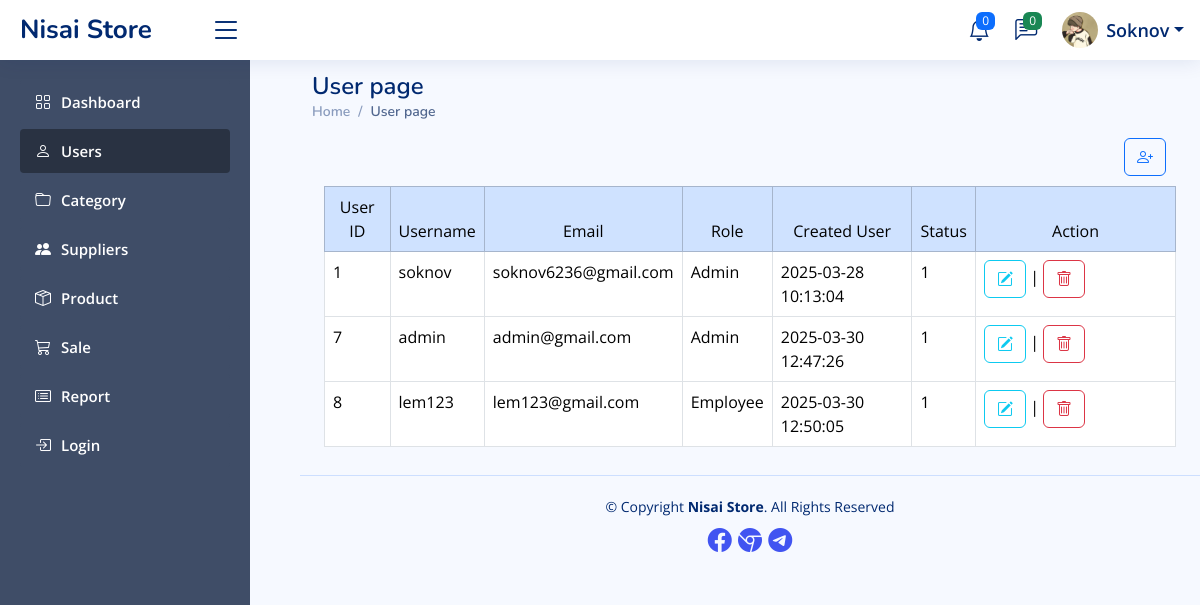
The page /Project/Admin/users.php (signed in) on the database its author committed.
### tables this page shows
CREATE TABLE `users` (
  `id` int(11) NOT NULL,
  `username` varchar(50) NOT NULL,
  `email` varchar(100) NOT NULL,
  `password` varchar(255) NOT NULL,
  `created_at` timestamp NOT NULL DEFAULT current_timestamp(),
  `role` enum('admin','employee') DEFAULT 'employee',
  `status` tinyint(1) DEFAULT 1 COMMENT '1=Active, 0=Inactive'
);

### Project/Admin/users.php (the view, shortened to what this page needs)
<?php include('include/header.php') ?>
<?php include('include/sidebar.php'); ?>
<main id="main" class="main">
  <section>
    <div class="pagetitle">
      <h1>User page</h1>
      <nav>
        <ol class="breadcrumb">
          <li class="breadcrumb-item"><a href="index.php">Home</a></li>
          <li class="breadcrumb-item active">User page</li>
        </ol>
      </nav>
    </div>
  </section>
  <section>
    <div class="container">
      <div align="right" style="margin: 10px;">
        <a href="#" class="btn btn-outline-primary" id="userAdd"><i class="bi bi-person-plus"></i></a>
      </div>
      <table class="table table-bordered" id="tbluser">
      <thead>
        <tr class="table-primary" align="center">
          <td>User ID</td>
          <td>Username</td>
          <td>Email</td>
          <td>Role</td>
          <td>Created User</td>
          <td>Status</td>
          <td width="200px">Action</td>
        </tr>
      </thead>
        <tbody>
          <?php
          $sql = "SELECT * FROM users";
          $result = $conn->query($sql);
          if ($result->num_rows > 0) {
            while ($row = $result->fetch_assoc()) {
              echo "<tr>
                      <td>{$row['id']}</td>
                      <td>{$row['username']}</td>
                      <td>{$row['email']}</td>
                      <td>" . ucfirst($row['role']) . "</td>
                      <td>{$row['created_at']}</td>
                      <td>{$row['status']}</td>
                      <td>
                        <a href='#' class='edit btn btn-outline-info'><i class='bi bi-pencil-square'></i></a> |
                        <a href='#' class='del btn btn-outline-danger'><i class='bi bi-trash'></i></a>
                      </td>
                    </tr>";
            }
          }
          ?>
        </tbody>
      </table>
    </div>
  </section>
  <div id="alertContainer" class="position-fixed top-0 start-0 end-0 p-3" style="z-index: 1050;">
  </div>
</main>
<?php include('include/footer.php') ?>

### Project/assets/css/style.css (style rules this page uses)
:root { scroll-behavior: smooth; }
body { font-family: "Open Sans", Arial, sans-serif; background: #f6f9ff; color: #444444; }
a { color: #4154f1; text-decoration: none; }
h1, h2, h3, h4, h5, h6 { font-family: "Nunito", sans-serif; }
#main { margin-top: 60px; padding: 1%; transition: all 0.3s; }
.pagetitle { margin-bottom: 10px; }
.pagetitle h1 { font-size: 24px; margin-bottom: 0; font-weight: 600; color: #012970; }
.breadcrumb { font-size: 14px; font-family: "Nunito", sans-serif; color: #899bbd; font-weight: 600; }
.breadcrumb a { color: #899bbd; transition: 0.3s; }
.breadcrumb .breadcrumb-item::before { color: #899bbd; }
.breadcrumb .active { color: #51678f; font-weight: 600; }
@media (min-width: 1200px) { #main, #footer { margin-left: 300px; } }

### rows shown on the page
users: id "1", username "soknov", email "soknov6236@gmail.com", role "Admin", created_at "2025-03-28 10:13:04", status "1"
users: id "7", username "admin", email "admin@gmail.com", role "Admin", created_at "2025-03-30 12:47:26", status "1"
users: id "8", username "lem123", email "lem123@gmail.com", role "Employee", created_at "2025-03-30 12:50:05", status "1"

### other values the page prints
$out_of_stock_count "0"
$_SESSION['USERNAME'] "Soknov"
